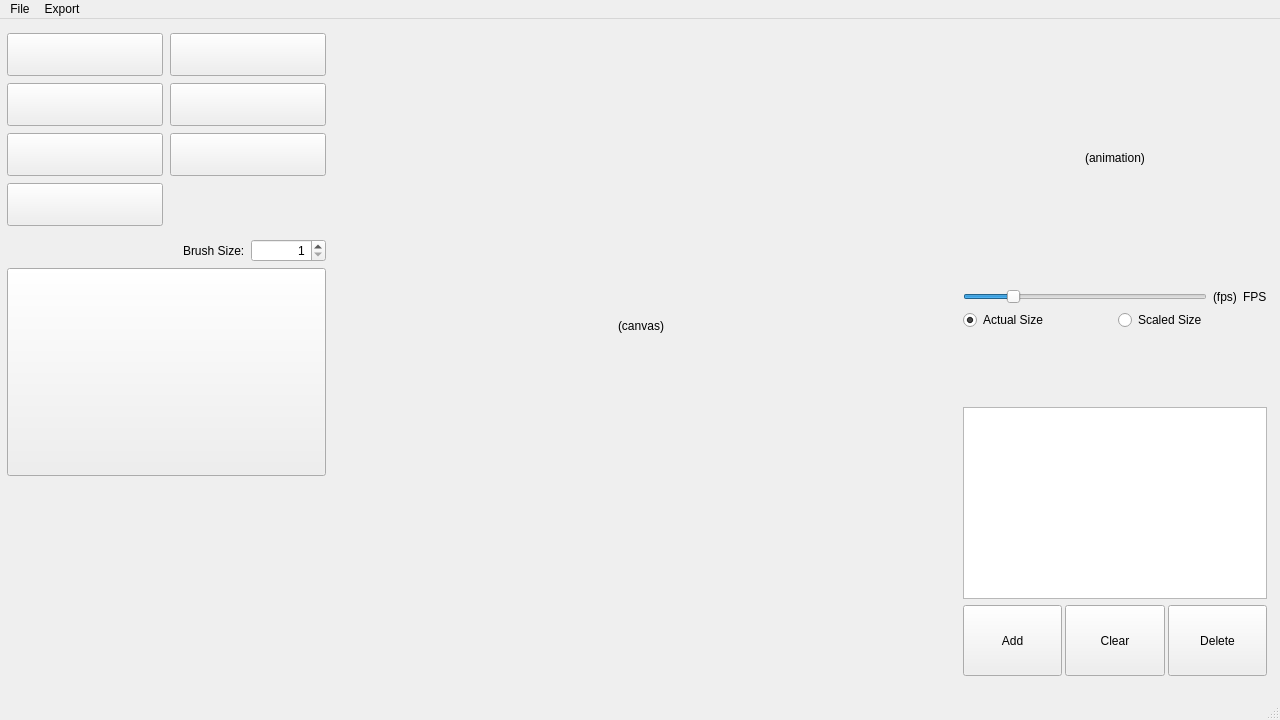
<?xml version="1.0" encoding="UTF-8"?>
<ui version="4.0">
 <class>MainWindow</class>
 <widget class="QMainWindow" name="MainWindow">
  <property name="geometry">
   <rect>
    <x>0</x>
    <y>0</y>
    <width>1280</width>
    <height>720</height>
   </rect>
  </property>
  <property name="windowTitle">
   <string>Sprite Editor</string>
  </property>
  <property name="windowIcon">
   <iconset resource="resources.qrc">
    <normaloff>:/Sprite/res/Pixel Art.ico</normaloff>:/Sprite/res/Pixel Art.ico</iconset>
  </property>
  <property name="styleSheet">
   <string notr="true"/>
  </property>
  <widget class="QWidget" name="centralWidget">
   <property name="styleSheet">
    <string notr="true"/>
   </property>
   <widget class="QWidget" name="horizontalLayoutWidget_5">
    <property name="geometry">
     <rect>
      <x>0</x>
      <y>0</y>
      <width>1281</width>
      <height>671</height>
     </rect>
    </property>
    <layout class="QHBoxLayout" name="horizontalLayout_5">
     <property name="spacing">
      <number>15</number>
     </property>
     <property name="leftMargin">
      <number>7</number>
     </property>
     <property name="topMargin">
      <number>7</number>
     </property>
     <property name="rightMargin">
      <number>7</number>
     </property>
     <property name="bottomMargin">
      <number>7</number>
     </property>
     <item>
      <layout class="QVBoxLayout" name="verticalLayout">
       <property name="bottomMargin">
        <number>0</number>
       </property>
       <item>
        <layout class="QGridLayout" name="gridLayout">
         <property name="leftMargin">
          <number>0</number>
         </property>
         <property name="topMargin">
          <number>7</number>
         </property>
         <property name="rightMargin">
          <number>0</number>
         </property>
         <property name="bottomMargin">
          <number>7</number>
         </property>
         <property name="spacing">
          <number>7</number>
         </property>
         <item row="2" column="1">
          <widget class="QPushButton" name="eraserButton">
           <property name="sizePolicy">
            <sizepolicy hsizetype="MinimumExpanding" vsizetype="MinimumExpanding">
             <horstretch>0</horstretch>
             <verstretch>0</verstretch>
            </sizepolicy>
           </property>
           <property name="toolTip">
            <string>Erase</string>
           </property>
           <property name="styleSheet">
            <string notr="true"/>
           </property>
           <property name="text">
            <string/>
           </property>
           <property name="icon">
            <iconset resource="resources.qrc">
             <normaloff>:/Sprite/res/Eraser.ico</normaloff>:/Sprite/res/Eraser.ico</iconset>
           </property>
           <property name="iconSize">
            <size>
             <width>50</width>
             <height>50</height>
            </size>
           </property>
          </widget>
         </item>
         <item row="0" column="1">
          <widget class="QPushButton" name="gridButton">
           <property name="sizePolicy">
            <sizepolicy hsizetype="MinimumExpanding" vsizetype="Expanding">
             <horstretch>0</horstretch>
             <verstretch>0</verstretch>
            </sizepolicy>
           </property>
           <property name="toolTip">
            <string>Grid</string>
           </property>
           <property name="styleSheet">
            <string notr="true"/>
           </property>
           <property name="text">
            <string/>
           </property>
           <property name="icon">
            <iconset resource="resources.qrc">
             <normaloff>:/Sprite/res/Ruler.ico</normaloff>:/Sprite/res/Ruler.ico</iconset>
           </property>
           <property name="iconSize">
            <size>
             <width>50</width>
             <height>50</height>
            </size>
           </property>
           <property name="autoDefault">
            <bool>false</bool>
           </property>
          </widget>
         </item>
         <item row="1" column="1">
          <widget class="QPushButton" name="darkenButton">
           <property name="sizePolicy">
            <sizepolicy hsizetype="MinimumExpanding" vsizetype="MinimumExpanding">
             <horstretch>0</horstretch>
             <verstretch>0</verstretch>
            </sizepolicy>
           </property>
           <property name="toolTip">
            <string>Darken</string>
           </property>
           <property name="styleSheet">
            <string notr="true"/>
           </property>
           <property name="text">
            <string/>
           </property>
           <property name="icon">
            <iconset resource="resources.qrc">
             <normaloff>:/Sprite/res/Darken.ico</normaloff>:/Sprite/res/Darken.ico</iconset>
           </property>
           <property name="iconSize">
            <size>
             <width>50</width>
             <height>50</height>
            </size>
           </property>
          </widget>
         </item>
         <item row="1" column="0">
          <widget class="QPushButton" name="lightenButton">
           <property name="sizePolicy">
            <sizepolicy hsizetype="MinimumExpanding" vsizetype="MinimumExpanding">
             <horstretch>0</horstretch>
             <verstretch>0</verstretch>
            </sizepolicy>
           </property>
           <property name="toolTip">
            <string>Lighten</string>
           </property>
           <property name="styleSheet">
            <string notr="true"/>
           </property>
           <property name="text">
            <string/>
           </property>
           <property name="icon">
            <iconset resource="resources.qrc">
             <normaloff>:/Sprite/res/Lighten.ico</normaloff>:/Sprite/res/Lighten.ico</iconset>
           </property>
           <property name="iconSize">
            <size>
             <width>50</width>
             <height>50</height>
            </size>
           </property>
          </widget>
         </item>
         <item row="3" column="0">
          <widget class="QPushButton" name="fillButton">
           <property name="sizePolicy">
            <sizepolicy hsizetype="MinimumExpanding" vsizetype="MinimumExpanding">
             <horstretch>0</horstretch>
             <verstretch>0</verstretch>
            </sizepolicy>
           </property>
           <property name="toolTip">
            <string>Fill</string>
           </property>
           <property name="styleSheet">
            <string notr="true"/>
           </property>
           <property name="icon">
            <iconset resource="resources.qrc">
             <normaloff>:/Sprite/res/bucket.ico</normaloff>:/Sprite/res/bucket.ico</iconset>
           </property>
           <property name="iconSize">
            <size>
             <width>50</width>
             <height>50</height>
            </size>
           </property>
           <property name="autoExclusive">
            <bool>false</bool>
           </property>
           <property name="flat">
            <bool>false</bool>
           </property>
          </widget>
         </item>
         <item row="2" column="0">
          <widget class="QPushButton" name="eyeDropButton">
           <property name="sizePolicy">
            <sizepolicy hsizetype="MinimumExpanding" vsizetype="MinimumExpanding">
             <horstretch>0</horstretch>
             <verstretch>0</verstretch>
            </sizepolicy>
           </property>
           <property name="toolTip">
            <string>Eye Drop</string>
           </property>
           <property name="styleSheet">
            <string notr="true"/>
           </property>
           <property name="text">
            <string/>
           </property>
           <property name="icon">
            <iconset resource="resources.qrc">
             <normaloff>:/Sprite/res/Eyedropper.ico</normaloff>:/Sprite/res/Eyedropper.ico</iconset>
           </property>
           <property name="iconSize">
            <size>
             <width>50</width>
             <height>50</height>
            </size>
           </property>
          </widget>
         </item>
         <item row="0" column="0">
          <widget class="QPushButton" name="brushButton">
           <property name="sizePolicy">
            <sizepolicy hsizetype="MinimumExpanding" vsizetype="MinimumExpanding">
             <horstretch>0</horstretch>
             <verstretch>0</verstretch>
            </sizepolicy>
           </property>
           <property name="toolTip">
            <string>Brush</string>
           </property>
           <property name="styleSheet">
            <string notr="true"/>
           </property>
           <property name="text">
            <string/>
           </property>
           <property name="icon">
            <iconset resource="resources.qrc">
             <normaloff>:/Sprite/res/Brush.ico</normaloff>:/Sprite/res/Brush.ico</iconset>
           </property>
           <property name="iconSize">
            <size>
             <width>50</width>
             <height>50</height>
            </size>
           </property>
          </widget>
         </item>
        </layout>
       </item>
       <item>
        <layout class="QHBoxLayout" name="horizontalLayout_4">
         <item>
          <spacer name="horizontalSpacer">
           <property name="orientation">
            <enum>Qt::Horizontal</enum>
           </property>
           <property name="sizeHint" stdset="0">
            <size>
             <width>40</width>
             <height>20</height>
            </size>
           </property>
          </spacer>
         </item>
         <item>
          <widget class="QLabel" name="brushSizeLabel">
           <property name="text">
            <string>Brush Size:</string>
           </property>
          </widget>
         </item>
         <item>
          <widget class="QSpinBox" name="brushSizeBox">
           <property name="minimumSize">
            <size>
             <width>75</width>
             <height>0</height>
            </size>
           </property>
           <property name="alignment">
            <set>Qt::AlignRight|Qt::AlignTrailing|Qt::AlignVCenter</set>
           </property>
           <property name="readOnly">
            <bool>false</bool>
           </property>
           <property name="minimum">
            <number>1</number>
           </property>
           <property name="maximum">
            <number>4</number>
           </property>
          </widget>
         </item>
        </layout>
       </item>
       <item>
        <widget class="QPushButton" name="primaryColorButton">
         <property name="sizePolicy">
          <sizepolicy hsizetype="MinimumExpanding" vsizetype="MinimumExpanding">
           <horstretch>0</horstretch>
           <verstretch>0</verstretch>
          </sizepolicy>
         </property>
         <property name="text">
          <string/>
         </property>
        </widget>
       </item>
       <item>
        <spacer name="verticalSpacer">
         <property name="orientation">
          <enum>Qt::Vertical</enum>
         </property>
         <property name="sizeHint" stdset="0">
          <size>
           <width>20</width>
           <height>20</height>
          </size>
         </property>
        </spacer>
       </item>
      </layout>
     </item>
     <item>
      <layout class="QVBoxLayout" name="verticalLayout_3">
       <property name="leftMargin">
        <number>0</number>
       </property>
       <property name="topMargin">
        <number>0</number>
       </property>
       <property name="rightMargin">
        <number>0</number>
       </property>
       <property name="bottomMargin">
        <number>0</number>
       </property>
       <item>
        <widget class="SpriteCanvas" name="canvas">
         <property name="sizePolicy">
          <sizepolicy hsizetype="Fixed" vsizetype="Fixed">
           <horstretch>0</horstretch>
           <verstretch>0</verstretch>
          </sizepolicy>
         </property>
         <property name="minimumSize">
          <size>
           <width>600</width>
           <height>600</height>
          </size>
         </property>
         <property name="text">
          <string>(canvas)</string>
         </property>
         <property name="alignment">
          <set>Qt::AlignCenter</set>
         </property>
        </widget>
       </item>
       <item>
        <spacer name="verticalSpacer_3">
         <property name="orientation">
          <enum>Qt::Vertical</enum>
         </property>
         <property name="sizeHint" stdset="0">
          <size>
           <width>20</width>
           <height>40</height>
          </size>
         </property>
        </spacer>
       </item>
      </layout>
     </item>
     <item>
      <layout class="QVBoxLayout" name="verticalLayout_2">
       <property name="leftMargin">
        <number>7</number>
       </property>
       <property name="topMargin">
        <number>7</number>
       </property>
       <property name="rightMargin">
        <number>7</number>
       </property>
       <property name="bottomMargin">
        <number>7</number>
       </property>
       <item>
        <widget class="QLabel" name="animationDisplay">
         <property name="minimumSize">
          <size>
           <width>0</width>
           <height>250</height>
          </size>
         </property>
         <property name="text">
          <string>(animation)</string>
         </property>
         <property name="alignment">
          <set>Qt::AlignCenter</set>
         </property>
        </widget>
       </item>
       <item>
        <layout class="QHBoxLayout" name="horizontalLayout_2">
         <item>
          <widget class="QSlider" name="animationFpsSlider">
           <property name="sizePolicy">
            <sizepolicy hsizetype="Expanding" vsizetype="Fixed">
             <horstretch>0</horstretch>
             <verstretch>0</verstretch>
            </sizepolicy>
           </property>
           <property name="minimum">
            <number>1</number>
           </property>
           <property name="maximum">
            <number>60</number>
           </property>
           <property name="sliderPosition">
            <number>12</number>
           </property>
           <property name="orientation">
            <enum>Qt::Horizontal</enum>
           </property>
          </widget>
         </item>
         <item>
          <widget class="QLabel" name="animationFpsDisplayLabel">
           <property name="text">
            <string>(fps)</string>
           </property>
          </widget>
         </item>
         <item>
          <widget class="QLabel" name="animationFpsLabel">
           <property name="text">
            <string>FPS</string>
           </property>
          </widget>
         </item>
        </layout>
       </item>
       <item>
        <layout class="QHBoxLayout" name="horizontalLayout_3">
         <item>
          <widget class="QRadioButton" name="animationActualButton">
           <property name="text">
            <string>Actual Size</string>
           </property>
           <property name="checked">
            <bool>true</bool>
           </property>
          </widget>
         </item>
         <item>
          <widget class="QRadioButton" name="animationScaledButton">
           <property name="text">
            <string>Scaled Size</string>
           </property>
          </widget>
         </item>
        </layout>
       </item>
       <item>
        <spacer name="verticalSpacer_2">
         <property name="orientation">
          <enum>Qt::Vertical</enum>
         </property>
         <property name="sizeHint" stdset="0">
          <size>
           <width>20</width>
           <height>40</height>
          </size>
         </property>
        </spacer>
       </item>
       <item>
        <widget class="QListView" name="frameListView"/>
       </item>
       <item>
        <layout class="QHBoxLayout" name="horizontalLayout">
         <property name="spacing">
          <number>3</number>
         </property>
         <item>
          <widget class="QPushButton" name="addFrameButton">
           <property name="sizePolicy">
            <sizepolicy hsizetype="MinimumExpanding" vsizetype="MinimumExpanding">
             <horstretch>0</horstretch>
             <verstretch>0</verstretch>
            </sizepolicy>
           </property>
           <property name="styleSheet">
            <string notr="true"/>
           </property>
           <property name="text">
            <string>Add</string>
           </property>
          </widget>
         </item>
         <item>
          <widget class="QPushButton" name="resetFrameButton">
           <property name="sizePolicy">
            <sizepolicy hsizetype="MinimumExpanding" vsizetype="MinimumExpanding">
             <horstretch>0</horstretch>
             <verstretch>0</verstretch>
            </sizepolicy>
           </property>
           <property name="styleSheet">
            <string notr="true"/>
           </property>
           <property name="text">
            <string>Clear</string>
           </property>
          </widget>
         </item>
         <item>
          <widget class="QPushButton" name="deleteFrameButton">
           <property name="sizePolicy">
            <sizepolicy hsizetype="MinimumExpanding" vsizetype="MinimumExpanding">
             <horstretch>0</horstretch>
             <verstretch>0</verstretch>
            </sizepolicy>
           </property>
           <property name="styleSheet">
            <string notr="true"/>
           </property>
           <property name="text">
            <string>Delete</string>
           </property>
          </widget>
         </item>
        </layout>
       </item>
      </layout>
     </item>
    </layout>
   </widget>
   <zorder>horizontalLayoutWidget_5</zorder>
   <zorder>brushButton</zorder>
   <zorder>animationDisplay</zorder>
  </widget>
  <widget class="QMenuBar" name="menuBar">
   <property name="geometry">
    <rect>
     <x>0</x>
     <y>0</y>
     <width>1280</width>
     <height>25</height>
    </rect>
   </property>
   <property name="styleSheet">
    <string notr="true"/>
   </property>
   <widget class="QMenu" name="menuFile">
    <property name="title">
     <string>File</string>
    </property>
    <addaction name="actionNew"/>
    <addaction name="actionOpen"/>
    <addaction name="actionSave"/>
    <addaction name="actionSave_As"/>
    <addaction name="actionExit"/>
   </widget>
   <widget class="QMenu" name="menuExport">
    <property name="title">
     <string>Export</string>
    </property>
    <addaction name="actionExport_GIF"/>
   </widget>
   <addaction name="menuFile"/>
   <addaction name="menuExport"/>
  </widget>
  <widget class="QStatusBar" name="statusBar">
   <property name="styleSheet">
    <string notr="true"/>
   </property>
  </widget>
  <action name="actionNew">
   <property name="text">
    <string>New</string>
   </property>
  </action>
  <action name="actionSave">
   <property name="text">
    <string>Save</string>
   </property>
  </action>
  <action name="actionSave_As">
   <property name="text">
    <string>Save As</string>
   </property>
  </action>
  <action name="actionExit">
   <property name="text">
    <string>Exit</string>
   </property>
  </action>
  <action name="actionOpen">
   <property name="text">
    <string>Open</string>
   </property>
  </action>
  <action name="actionExport_GIF">
   <property name="text">
    <string>Export GIF</string>
   </property>
  </action>
 </widget>
 <layoutdefault spacing="6" margin="11"/>
 <customwidgets>
  <customwidget>
   <class>SpriteCanvas</class>
   <extends>QLabel</extends>
   <header>spritecanvas.h</header>
  </customwidget>
 </customwidgets>
 <resources>
  <include location="resources.qrc"/>
 </resources>
 <connections/>
</ui>
